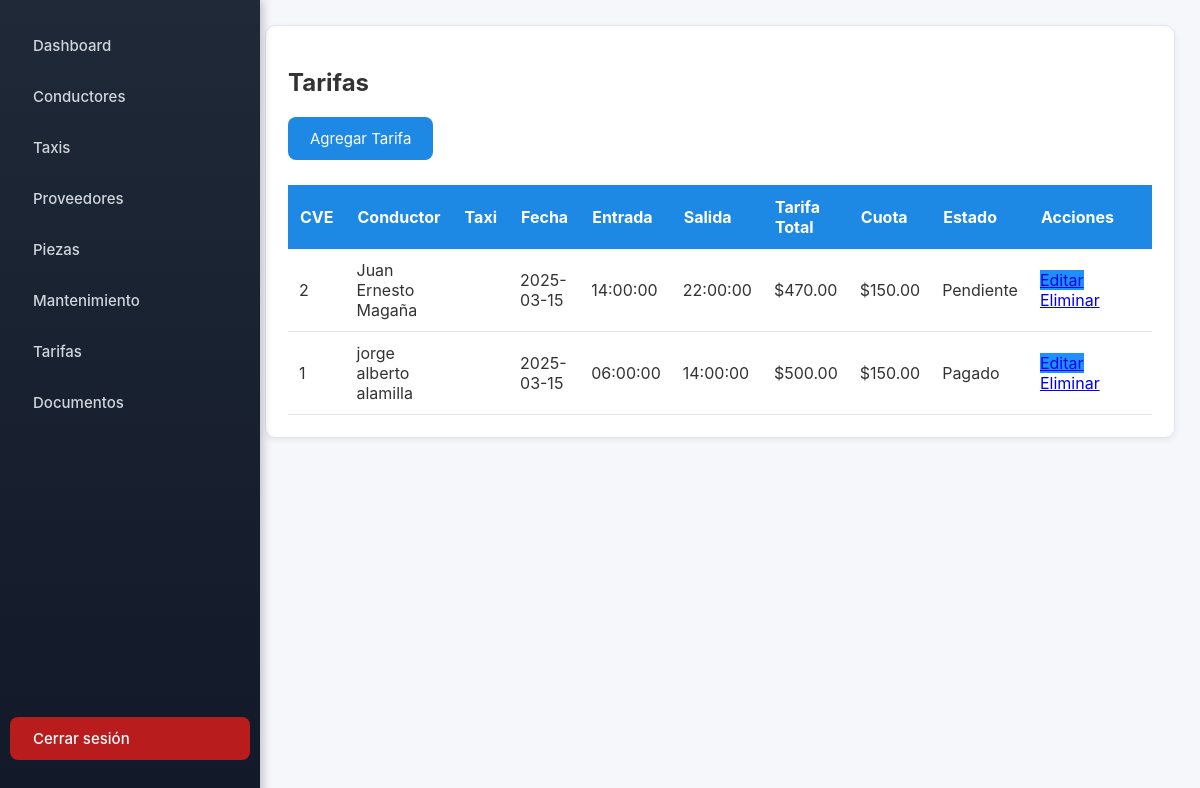
Page /paginas/tarifas/index.php (signed in) on the committed database.
### tables this page shows
CREATE TABLE IF NOT EXISTS `tarifas` (
  `CVE_CONDUCTOR` int(11) DEFAULT NULL,
  `CVE_TAXI` int(11) DEFAULT NULL,
  `CVE_ESTADO_CUOTA` int(11) DEFAULT NULL,
  `FECHA` datetime DEFAULT NULL,
  `HORA_ENTRADA` time DEFAULT NULL,
  `HORA_SALIDA` time DEFAULT NULL,
  `TARIFA_TOTAL` decimal(10,0) DEFAULT NULL,
  `CUOTA` decimal(10,0) DEFAULT NULL,
  `CVE_TARIFAS` int(11) NOT NULL AUTO_INCREMENT,
  PRIMARY KEY (`CVE_TARIFAS`),
  KEY `FK_REFERENCE_4` (`CVE_CONDUCTOR`),
  KEY `FK_REFERENCE_5` (`CVE_TAXI`),
  KEY `FK_REFERENCE_6` (`CVE_ESTADO_CUOTA`),
  CONSTRAINT `FK_REFERENCE_4` FOREIGN KEY (`CVE_CONDUCTOR`) REFERENCES `conductores` (`CVE_CONDUCTOR`),
  CONSTRAINT `FK_REFERENCE_5` FOREIGN KEY (`CVE_TAXI`) REFERENCES `taxis` (`CVE_TAXI`),
  CONSTRAINT `FK_REFERENCE_6` FOREIGN KEY (`CVE_ESTADO_CUOTA`) REFERENCES `estados_cuota` (`CVE_ESTADO_CUOTA`)
);

CREATE TABLE IF NOT EXISTS `estados_cuota` (
  `DESCRIPCION` varchar(50) DEFAULT NULL,
  `CVE_ESTADO_CUOTA` int(11) NOT NULL AUTO_INCREMENT,
  PRIMARY KEY (`CVE_ESTADO_CUOTA`)
);

### paginas/tarifas/index.php (the view, shortened to what this page needs)
<?php
include '../../conexion.php';
include '../../includes/menu.php';
$query = $conn->query("
    SELECT t.*,
        CONCAT(c.NOMBRE, ' ', c.APELLIDO_PATERNO) AS CONDUCTOR,
        tx.PLACA AS TAXI,
        e.DESCRIPCION AS ESTADO
    FROM TARIFAS t
    LEFT JOIN CONDUCTORES c ON c.CVE_CONDUCTOR = t.CVE_CONDUCTOR
    LEFT JOIN TAXIS tx ON tx.CVE_TAXI = t.CVE_TAXI
    LEFT JOIN ESTADOS_CUOTA e ON e.CVE_ESTADO_CUOTA = t.CVE_ESTADO_CUOTA
    ORDER BY t.CVE_TARIFAS DESC
");
?>
<div class="card">
    <h2>Tarifas</h2>
    <a href="agregar.php" class="button" style="margin-bottom:15px;">Agregar Tarifa</a>
    <table class="table">
        <thead>
            <tr>
                <th>CVE</th>
                <th>Conductor</th>
                <th>Taxi</th>
                <th>Fecha</th>
                <th>Entrada</th>
                <th>Salida</th>
                <th>Tarifa Total</th>
                <th>Cuota</th>
                <th>Estado</th>
                <th style="width:130px;">Acciones</th>
            </tr>
        </thead>
        <tbody>
            <?php while($r = $query->fetch_assoc()): ?>
            <tr>
                <td><?= $r['CVE_TARIFAS'] ?></td>
                <td><?= $r['CONDUCTOR'] ?></td>
                <td><?= $r['TAXI'] ?></td>
                <td><?= date("Y-m-d", strtotime($r['FECHA'])) ?></td>
                <td><?= $r['HORA_ENTRADA'] ?></td>
                <td><?= $r['HORA_SALIDA'] ?></td>
                <td>$<?= number_format($r['TARIFA_TOTAL'], 2) ?></td>
                <td>$<?= number_format($r['CUOTA'], 2) ?></td>
                <td><?= $r['ESTADO'] ?></td>
                <td>
                    <a class="btn-edit" href="editar.php?id=<?= $r['CVE_TARIFAS'] ?>">Editar</a>
                    <a class="btn-del" href="eliminar.php?id=<?= $r['CVE_TARIFAS'] ?>"
                       onclick="return confirm('¿Eliminar esta tarifa?');">Eliminar</a>
                </td>
            </tr>
            <?php endwhile ?>
        </tbody>
    </table>
</div>
<?php include '../../includes/footer.php'; ?>

### css/estilos.css (style rules this page uses)
* { transition: all .15s ease-in-out; }
.card { background: var(--card); padding: 22px; border-radius: 10px; box-shadow:0 2px 6px rgba(0,0,0,.07); border:1px solid var(--borde); margin-bottom:20px; animation: fadeIn .4s ease; }
.button { background: var(--color-primario); border:none; color:white; padding:12px 22px; border-radius:8px; cursor:pointer; font-size:15px; display:inline-block; text-decoration:none; }
table { width:100%; border-collapse:collapse; margin-top:10px; }
th { background: var(--color-primario); color:white; padding:12px; text-align:left; }
td { padding:11px; background:white; border-bottom:1px solid var(--borde); }
.btn-edit { background: #1e90ff; }

### rows in the picture
tarifas: CVE_TARIFAS "2", CONDUCTOR "Juan Ernesto Magaña", FECHA "2025-03-15", HORA_ENTRADA "14:00:00", HORA_SALIDA "22:00:00", TARIFA_TOTAL "470.00", CUOTA "150.00", CVE_ESTADO_CUOTA.DESCRIPCION "Pendiente"
tarifas: CVE_TARIFAS "1", CONDUCTOR "jorge alberto alamilla", FECHA "2025-03-15", HORA_ENTRADA "06:00:00", HORA_SALIDA "14:00:00", TARIFA_TOTAL "500.00", CUOTA "150.00", CVE_ESTADO_CUOTA.DESCRIPCION "Pagado"
